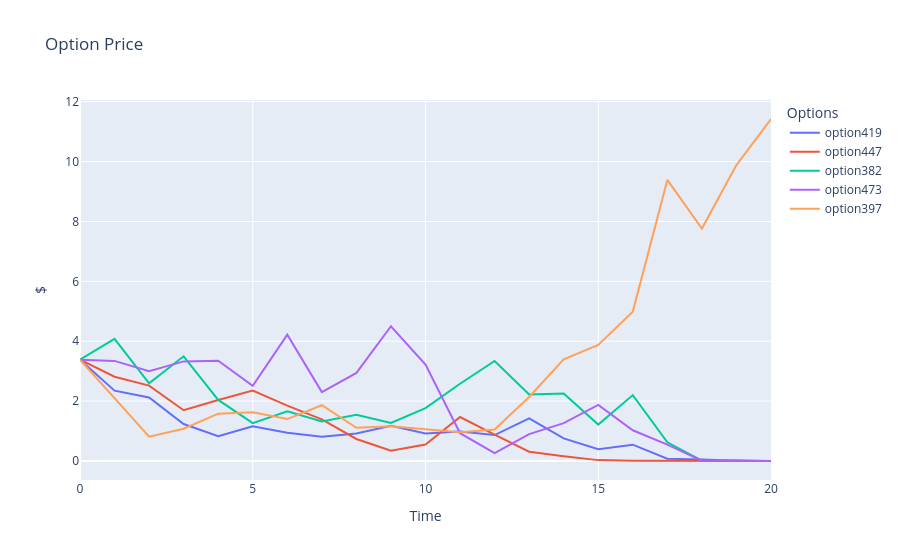

Source (notebook cell):
### Code cell
fig = go.Figure()

# Add traces for each column
for column in option_prices.columns[values]:
    fig.add_trace(go.Scatter(x=option_prices.index, y=option_prices[column], mode='lines', name=f"option{column}"))

# Update layout
fig.update_layout(
    title='Option Price',
    xaxis_title='Time',
    yaxis_title='$',
    template='plotly',
    legend=dict(title='Options'),
)

# Show the plot
fig.show()

### Figure 1 — Plotly figure (JSON) as saved in the notebook; plotly's stock layout.template omitted (floating-point values rounded to 4 significant figures)
{"data": [{"mode": "lines", "name": "option419", "type": "scatter", "x": [0, 1, 2, 3, 4, 5, 6, 7, 8, 9, 10, 11, 12, 13, 14, 15, 16, 17, 18, 19, 20], "y": [3.384, 2.35, 2.124, 1.236, 0.8275, 1.163, 0.9414, 0.8065, 0.9207, 1.175, 0.9211, 0.9851, 0.8652, 1.423, 0.7535, 0.3909, 0.5453, 0.07905, 0.05225, 0.005472, 0]}, {"mode": "lines", "name": "option447", "type": "scatter", "x": [0, 1, 2, 3, 4, 5, 6, 7, 8, 9, 10, 11, 12, 13, 14, 15, 16, 17, 18, 19, 20], "y": [3.384, 2.815, 2.518, 1.696, 2.04, 2.354, 1.848, 1.393, 0.7356, 0.3417, 0.5503, 1.468, 0.88, 0.3104, 0.1589, 0.02927, 0.0057, 7.966e-05, 9.783e-06, 1.037e-10, 0]}, {"mode": "lines", "name": "option382", "type": "scatter", "x": [0, 1, 2, 3, 4, 5, 6, 7, 8, 9, 10, 11, 12, 13, 14, 15, 16, 17, 18, 19, 20], "y": [3.384, 4.078, 2.592, 3.496, 2.039, 1.265, 1.659, 1.318, 1.547, 1.27, 1.765, 2.581, 3.343, 2.225, 2.256, 1.217, 2.201, 0.6237, 0.009359, 0.001932, 0]}, {"mode": "lines", "name": "option473", "type": "scatter", "x": [0, 1, 2, 3, 4, 5, 6, 7, 8, 9, 10, 11, 12, 13, 14, 15, 16, 17, 18, 19, 20], "y": [3.384, 3.344, 2.997, 3.327, 3.35, 2.514, 4.22, 2.302, 2.941, 4.501, 3.222, 0.9296, 0.2628, 0.8998, 1.265, 1.871, 1.026, 0.5461, 0.0106, 0.02152, 0]}, {"mode": "lines", "name": "option397", "type": "scatter", "x": [0, 1, 2, 3, 4, 5, 6, 7, 8, 9, 10, 11, 12, 13, 14, 15, 16, 17, 18, 19, 20], "y": [3.384, 2.116, 0.8111, 1.08, 1.582, 1.624, 1.401, 1.864, 1.109, 1.16, 1.07, 0.9585, 1.053, 2.139, 3.399, 3.876, 4.99, 9.389, 7.762, 9.882, 11.42]}], "layout": {"legend": {"title": {"text": "Options"}}, "title": {"text": "Option Price"}, "xaxis": {"title": {"text": "Time"}}, "yaxis": {"title": {"text": "$"}}}}
